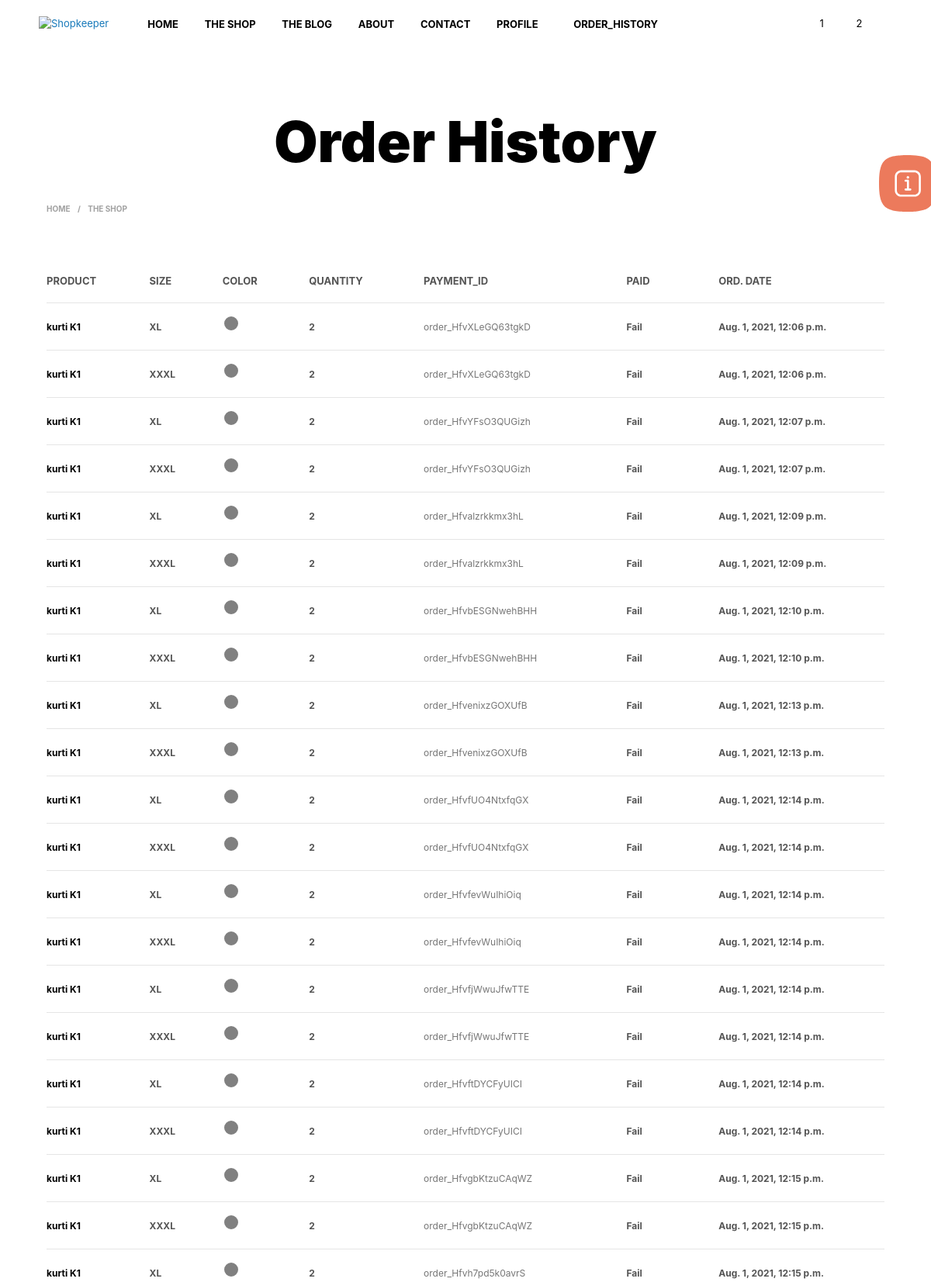
The app's page /order/order_history/ (signed in, upper part) with its own data.
### Order/models.py (models this page shows, shortened)
class Order_History(models.Model):
    history_user_name = models.ForeignKey(User, on_delete=models.CASCADE, related_name="history_user_name", null=True,
                                          blank=True)
    order_checkout = models.ForeignKey(Checkout, on_delete=models.CASCADE, related_name="History_Checkout", null=True,
                                       blank=True)
    ord_product = models.CharField(max_length=20, null=True)
    ord_size = models.CharField(max_length=20)
    ord_color = models.CharField(max_length=20)
    ord_quantity = models.CharField(max_length=20)
    ord_payment_id = models.CharField(max_length=100, null=True, blank=True)

class Checkout(models.Model):
    name = models.ForeignKey(User, on_delete=models.CASCADE, related_name="user_name", null=True,
                             blank=True)
    product = models.CharField(max_length=500, null=True)
    ammount = models.CharField(max_length=200)
    payment_id = models.CharField(max_length=100)
    billing_company = models.CharField(max_length=100,null=True,blank=True)
    billing_postcode = models.CharField(max_length=100,null=True,blank=True)
    order_address = models.CharField(max_length=100,null=True,blank=True)
    billing_phone = models.CharField(max_length=100,null=True,blank=True)
    order_comments = models.CharField(max_length=100,null=True,blank=True)
    paid = models.BooleanField(default=False)
    ord_date = models.DateTimeField(auto_now_add=True)

### Order/views.py (the view)
# urls.py: path('order_history/', views.order_history, name="order_history"),
@login_required
def order_history(request):
    chckout = Checkout.objects.filter(name=request.user)
    order_history = Order_History.objects.filter(history_user_name=request.user)
    key_a = request.GET.get('sort_by')
    if key_a == "New-To-Old":
        New_To_Old = Checkout.objects.all().order_by('-ord_date')
        return render(request,'order_history.html',{'chckout':New_To_Old,'order_history':order_history})
    elif key_a == "Old-To-New":
        Old_To_New = Checkout.objects.all().order_by('ord_date')
        return render(request, 'order_history.html', {'chckout': Old_To_New, 'order_history': order_history})
    elif key_a == "Success-Payment":
        success_checkout = Checkout.objects.filter(name=request.user,paid=True)
        return render(request, 'order_history.html', {'chckout': success_checkout, 'order_history': order_history})
    elif key_a == "Fail-Payment":
        fail_checkout = Checkout.objects.filter(name=request.user, paid=False)
        return render(request, 'order_history.html', {'chckout': fail_checkout, 'order_history': order_history})
    else:
        pass
    return render(request,'order_history.html',{'chckout':chckout,'order_history':order_history})

### template/order_history.html (shortened to what this page needs)
{% load static %}
<!DOCTYPE html>
<html lang="en-US">
<head>
	<link media="all" href="{%static 'wp-content/autoptimize_0c127267b824f67f6040ad0d1bc49591.css'%}" rel="stylesheet" />
	<link media="only screen and (max-width: 768px)" href="{%static 'wp-content/cache/autoptimize/css/autoptimize_541e2ced151704f4ff1844c6de47ec02.css'%}" rel="stylesheet" />
<link rel='stylesheet' id='woocommerce-general-css'  href='{%static "wp-content/plugins/woocommerce/assets/css/woocommerce.css"%}' type='text/css' media='all' />
<link rel='stylesheet' id='shopkeeper-styles-css'  href='{%static "wp-content/themes/shopkeeper/css/styles.css"%}' type='text/css' media='all' />
		<noscript><style> .wpb_animate_when_almost_visible { opacity: 1; }</style></noscript></head>
<body class="page-template-default page page-id-7 wp-embed-responsive theme-shopkeeper woocommerce-checkout woocommerce-page woocommerce-no-js gbt_custom_notif wpb-js-composer js-comp-ver-6.6.0 vc_responsive">
    	<div id="st-container" class="st-container">
            <div class="st-content">
                                <div id="page_wrapper" class=" transparency_light">
                        <div class="top-headers-wrapper site-header-sticky">
<header id="masthead" class="site-header default custom-header-width" role="banner">
    <div class="row">
        <div class="site-header-wrapper">
            <div class="site-branding">
    <div class="site-logo">
        <a href="" rel="home">
                            <img class="site-logo-img" src="https://shopkeeper.wp-theme.design/wp-content/themes/shopkeeper/images/shopkeeper-logo.png" alt="Shopkeeper" />                    </a>
    </div>
                </div>
       {% include 'navbar.html'%}
        </div>
    </div>
</header>
                        </div>
    <div class="page-title-shown">
        <div id="primary" class="content-area">
            <div id="content" class="site-content" role="main">
           		<header class="entry-header " >
                    <div class="row">
                        <div class="large-10 large-centered columns without-sidebar">
							<h1 class="page-title">Order History</h1>
                        </div>
                    </div>
                </header>
<div class="row">
		<div class="large-12 columns">
			<div id="content" class="site-content" role="main">
				<div class="row">
					<div class="xlarge-12 large-9 columns">
						<div class="tob_bar_shop">
							<div class="small-5 medium-7 large-6 xlarge-8 columns text-left">
								<nav class="woocommerce-breadcrumb">
									<a href="">Home</a>
									<span class="breadcrump_sep">/</span> The Shop</nav>
							</div>
							<div class="small-7 medium-5 large-6 xlarge-4 columns text-right">
							</div>
						</div>
					</div>
				</div>
			</div>
		</div>
	</div>
<div class="container">
  <div id="post-6" class="post-6 page type-page status-publish hentry">
    <div class="row">
		<div class="large-12 columns">
        <div class="entry-content">
            <div class="woocommerce">
<div class="woocommerce-cart-form">
	<table class="shop_table shop_table_responsive cart woocommerce-cart-form__contents">
		<thead>
			<tr>
				<th class="product-name">Product</th>
				<th class="product-size">Size</th>
				<th class="product-colour">Color</th>
				<th class="product-quantity">Quantity</th>
				<th class="product-price">payment_id</th>
				<th class="product-total">paid</th>
				<th class="product-total">ord. Date</th>
			</tr>
		</thead>
		<tbody>
{% for j in chckout %}
{% for k in order_history %}
{% if k.order_checkout.payment_id == j.payment_id %}
		<tr class="woocommerce-cart-form__cart-item cart_item">
			<td class="product-name" data-title="Product">
				<a href="" style="font-size: 12px;">{{k.ord_product}}</a>
			</td>
			<td class="product-name" data-title="Size">
				<span class="woocommerce-Price-amount amount"><bdi style="font-size: 12px;">
                    {{k.ord_size}}</bdi>
							</span>
			</td>
			<td class="product-name" data-title="Color">
				<span class="woocommerce-Price-amount amount"><bdi style="font-size: 12px;">
<div class="shopswatchinput ">
	<a href="" class="" data-o-src="" style="width:22px; height:22px;">
		<div class="wcvashopswatchlabel wcvaround" style="background-color:{{k.ord_color}};
                             width:22px; float:left; height:22px;">
							</div>
                            </a>
             		        	</div>
                    </bdi>
							</span>
			</td>
			<td class="product-name" data-title="Quantity">
				<span class="woocommerce-Price-amount amount"><bdi style="font-size: 12px;">
                    {{k.ord_quantity}}</bdi>
							</span>
			</td>
			<td class="product-price" data-title="Payment ID">
				<span class="woocommerce-Price-amount amount"><bdi style="font-size: 12px;">{{j.payment_id}}</bdi></span>
			</td>
			<td class="product-subtotal" data-title="Paid">
				<span class="woocommerce-Price-amount amount"><bdi style="font-size: 12px;">
                {% if j.paid == True %}
                    Success
                {% else %}
                    Fail
                {% endif %}
                    </bdi>
							</span>
			</td>
			<td class="product-subtotal" data-title="ord. Date">
				<span class="woocommerce-Price-amount amount"><bdi style="font-size: 12px;">
                    {{j.ord_date}}</bdi>
							</span>
			</td>
		</tr>
{% endif %}
{% endfor %}
{% endfor %}
		</tbody>
	</table>
</div>
		</div>
                    </div>
		</div>
    </div>
</div>
</div>
            </div>
        </div>
    </div>
			</div>
		</div>
	</div>
		<div class="call-to-action-canvas">
			<button class="call-to-action-toggle"><span class="icon"></span></button>
		</div>
</body>
</html>

### static/wp-content/cache/autoptimize/css/autoptimize_541e2ced151704f4ff1844c6de47ec02.css (style rules this page uses)
:root { --woocommerce:#a46497;--wc-green:#7ad03a;--wc-red:#a00;--wc-orange:#ffba00;--wc-blue:#2ea2cc;--wc-primary:#a46497;--wc-primary-text:#fff;--wc-secondary:#ebe9eb;--wc-secondary-text:#515151;--wc-highlight:#77a464;--wc-highligh-text:#fff;--wc-content-bg:#fff;--wc-subtext:#767676 }
.woocommerce table.shop_table_responsive thead,.woocommerce-page table.shop_table_responsive thead { display:none }
.woocommerce table.shop_table_responsive tbody tr:first-child td:first-child,.woocommerce-page table.shop_table_responsive tbody tr:first-child td:first-child { border-top:0 }
.woocommerce table.shop_table_responsive tr,.woocommerce-page table.shop_table_responsive tr { display:block }
.woocommerce table.shop_table_responsive tr td,.woocommerce-page table.shop_table_responsive tr td { display:block;text-align:right!important }
.woocommerce table.shop_table_responsive tr td:before,.woocommerce-page table.shop_table_responsive tr td:before { content:attr(data-title) ": ";font-weight:700;float:left }
.woocommerce table.shop_table_responsive tr:nth-child(2n) td,.woocommerce-page table.shop_table_responsive tr:nth-child(2n) td { background-color:rgba(0,0,0,.025) }

### records on screen
Checkout: payment_id "order_HfvXLeGQ63tgkD", ord_date "Aug. 1, 2021, 12:06 p.m."
Order_History: ord_product "kurti K1", ord_size "XL", ord_quantity "2"
Order_History: ord_product "kurti K1", ord_size "XXXL", ord_quantity "2"
Checkout: payment_id "order_HfvYFsO3QUGizh", ord_date "Aug. 1, 2021, 12:07 p.m."
Order_History: ord_product "kurti K1", ord_size "XL", ord_quantity "2"
Order_History: ord_product "kurti K1", ord_size "XXXL", ord_quantity "2"
Checkout: payment_id "order_Hfvalzrkkmx3hL", ord_date "Aug. 1, 2021, 12:09 p.m."
Order_History: ord_product "kurti K1", ord_size "XL", ord_quantity "2"
Order_History: ord_product "kurti K1", ord_size "XXXL", ord_quantity "2"
Checkout: payment_id "order_HfvbESGNwehBHH", ord_date "Aug. 1, 2021, 12:10 p.m."
Order_History: ord_product "kurti K1", ord_size "XL", ord_quantity "2"
Order_History: ord_product "kurti K1", ord_size "XXXL", ord_quantity "2"
Checkout: payment_id "order_HfvenixzGOXUfB", ord_date "Aug. 1, 2021, 12:13 p.m."
Order_History: ord_product "kurti K1", ord_size "XL", ord_quantity "2"
Order_History: ord_product "kurti K1", ord_size "XXXL", ord_quantity "2"
Checkout: payment_id "order_HfvfUO4NtxfqGX", ord_date "Aug. 1, 2021, 12:14 p.m."
Order_History: ord_product "kurti K1", ord_size "XL", ord_quantity "2"
Order_History: ord_product "kurti K1", ord_size "XXXL", ord_quantity "2"
Checkout: payment_id "order_HfvfevWuIhiOiq", ord_date "Aug. 1, 2021, 12:14 p.m."
Order_History: ord_product "kurti K1", ord_size "XL", ord_quantity "2"
Order_History: ord_product "kurti K1", ord_size "XXXL", ord_quantity "2"
Checkout: payment_id "order_HfvfjWwuJfwTTE", ord_date "Aug. 1, 2021, 12:14 p.m."
Order_History: ord_product "kurti K1", ord_size "XL", ord_quantity "2"
Order_History: ord_product "kurti K1", ord_size "XXXL", ord_quantity "2"
Checkout: payment_id "order_HfvftDYCFyUICI", ord_date "Aug. 1, 2021, 12:14 p.m."
Order_History: ord_product "kurti K1", ord_size "XL", ord_quantity "2"
Order_History: ord_product "kurti K1", ord_size "XXXL", ord_quantity "2"
Checkout: payment_id "order_HfvgbKtzuCAqWZ", ord_date "Aug. 1, 2021, 12:15 p.m."
Order_History: ord_product "kurti K1", ord_size "XL", ord_quantity "2"
Order_History: ord_product "kurti K1", ord_size "XXXL", ord_quantity "2"
Checkout: payment_id "order_Hfvh7pd5k0avrS", ord_date "Aug. 1, 2021, 12:15 p.m."
Order_History: ord_product "kurti K1", ord_size "XL", ord_quantity "2"
